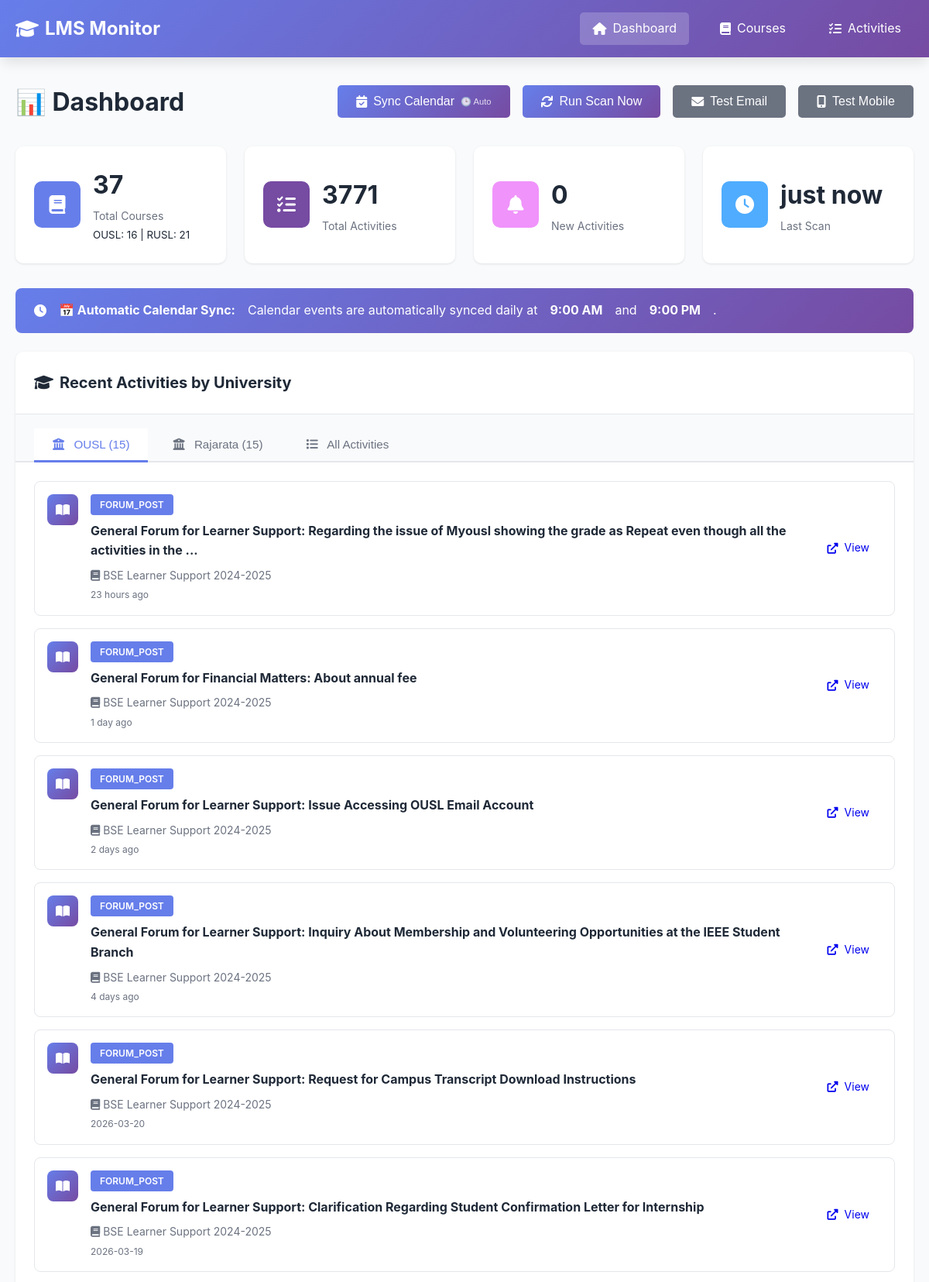
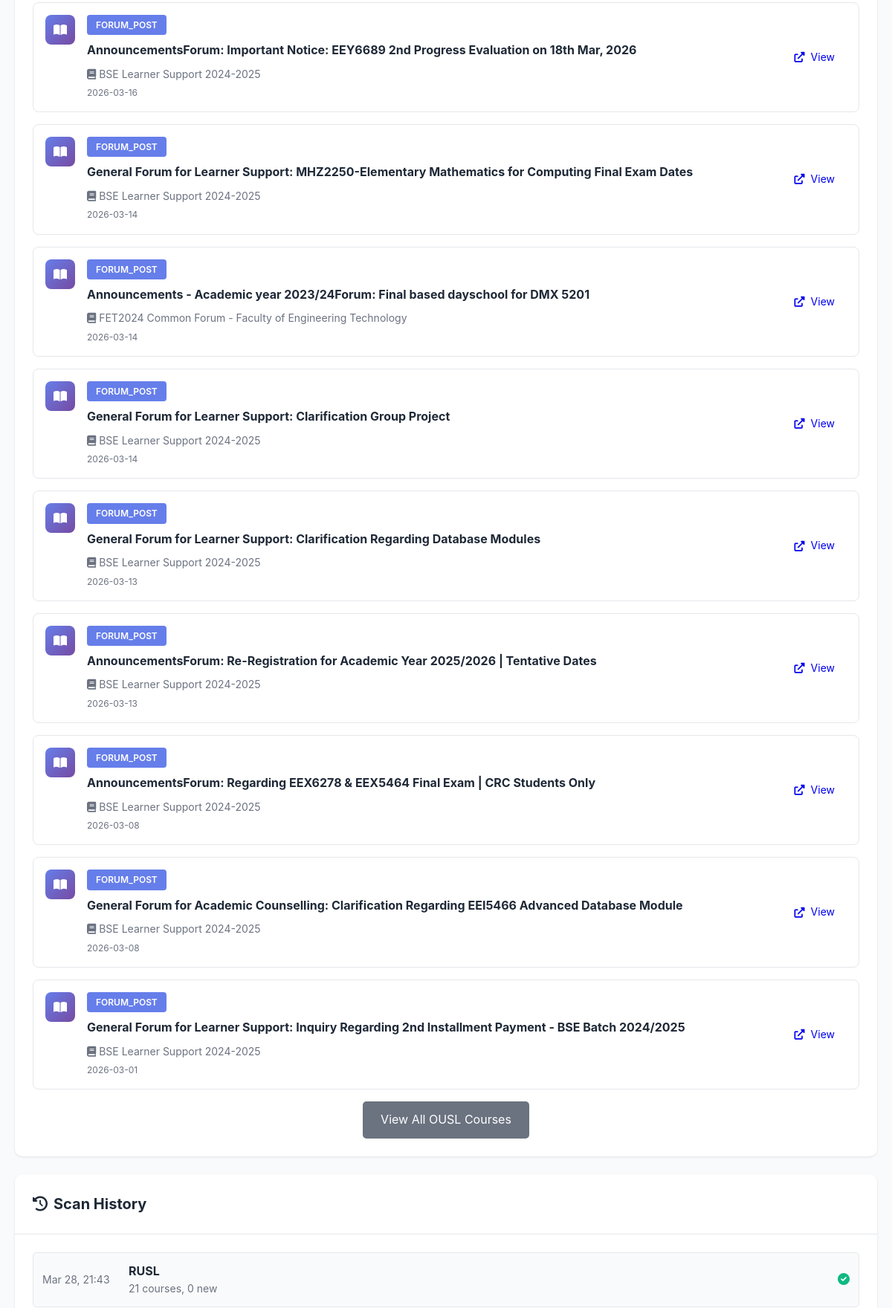
The page / (upper part) on the database its author committed (2 pictures, top to bottom).
### tables this page shows
CREATE TABLE scan_history (
                id INTEGER PRIMARY KEY AUTOINCREMENT,
                lms_name TEXT NOT NULL,
                scan_time TIMESTAMP DEFAULT CURRENT_TIMESTAMP,
                courses_found INTEGER,
                activities_found INTEGER,
                new_activities INTEGER,
                status TEXT,
                error_message TEXT
            );

CREATE TABLE activities (
                id INTEGER PRIMARY KEY AUTOINCREMENT,
                activity_id TEXT UNIQUE NOT NULL,
                course_id TEXT NOT NULL,
                activity_type TEXT NOT NULL,
                title TEXT NOT NULL,
                description TEXT,
                url TEXT,
                deadline TIMESTAMP,
                first_seen TIMESTAMP DEFAULT CURRENT_TIMESTAMP,
                is_new BOOLEAN DEFAULT 1,
                metadata TEXT,
                FOREIGN KEY (course_id) REFERENCES courses(course_id)
            );

CREATE TABLE courses (
                id INTEGER PRIMARY KEY AUTOINCREMENT,
                course_id TEXT UNIQUE NOT NULL,
                lms_name TEXT NOT NULL,
                course_name TEXT NOT NULL,
                course_url TEXT,
                first_seen TIMESTAMP DEFAULT CURRENT_TIMESTAMP,
                last_checked TIMESTAMP DEFAULT CURRENT_TIMESTAMP
            );

### app.py (the view, shortened to what this page needs)
@app.route('/')
def index():
    stats = db.get_stats()
    recent_activities = db.get_recent_activities(limit=20)
    scan_history = db.get_scan_history(limit=10)
    ousl_activities = db.get_activities_by_lms('OUSL', limit=15)
    rusl_activities = db.get_activities_by_lms('RUSL', limit=15)
    upcoming_deadlines = db.get_all_upcoming_deadlines(days_ahead=365)
    import re
    is_render = os.getenv('RENDER') is not None or os.getenv('RAILWAY_ENVIRONMENT') is not None
    return render_template('index.html',
                          stats=stats,
                          recent_activities=recent_activities,
                          ousl_activities=ousl_activities,
                          rusl_activities=rusl_activities,
                          upcoming_deadlines=upcoming_deadlines,
                          scan_history=scan_history,
                          is_render=is_render)

### app.py (called while the page is built)
@app.template_filter('datetime')
def format_datetime(value, format='%Y-%m-%d %H:%M:%S'):
    if value is None:
        return ''
    if isinstance(value, str):
        try:
            value = datetime.fromisoformat(value.replace('Z', '+00:00'))
        except:
            return value
    if value.tzinfo is None:
        from datetime import timezone
        value = value.replace(tzinfo=timezone.utc)
    from datetime import timezone, timedelta
    colombo_tz = timezone(timedelta(hours=5, minutes=30))
    local_time = value.astimezone(colombo_tz)
    return local_time.strftime(format)

### database.py (called while the page is built)
    def get_connection(self):
        return sqlite3.connect(self.db_path)

    def get_recent_activities(self, limit: int = 50) -> List[Dict[str, Any]]:
        conn = self.get_connection()
        cursor = conn.cursor()
        cursor.execute("""
            SELECT
                a.activity_id,
                a.activity_type,
                a.title,
                a.description,
                a.url,
                a.deadline,
                a.first_seen,
                a.is_new,
                c.course_name,
                c.lms_name
            FROM activities a
            JOIN courses c ON a.course_id = c.course_id
            ORDER BY a.first_seen DESC
            LIMIT ?
        """, (limit,))
        columns = [desc[0] for desc in cursor.description]
        activities = [dict(zip(columns, row)) for row in cursor.fetchall()]
        conn.close()
        return activities

    def get_activities_by_lms(self, lms_name: str, limit: int = 20) -> List[Dict[str, Any]]:
        conn = self.get_connection()
        cursor = conn.cursor()
        cursor.execute("""
            SELECT
                a.activity_id,
                a.activity_type,
                a.title,
                a.description,
                a.url,
                a.deadline,
                a.first_seen,
                a.is_new,
                c.course_name,
                c.lms_name
            FROM activities a
            JOIN courses c ON a.course_id = c.course_id
            WHERE c.lms_name = ?
            ORDER BY a.first_seen DESC
            LIMIT ?
        """, (lms_name, limit))
        columns = [desc[0] for desc in cursor.description]
        activities = [dict(zip(columns, row)) for row in cursor.fetchall()]
        conn.close()
        return activities

### templates/index.html (shortened to what this page needs)
{% extends "base.html" %}  {% block content %}
<div class="dashboard">
  <div class="page-header">
    <h1>📊 Dashboard</h1>
    <div class="actions">
      <button
        onclick="syncCalendar()"
        class="btn btn-primary"
        title="Auto-syncs daily at 9 AM & 9 PM"
      >
        <i class="fas fa-calendar-check"></i> Sync Calendar
        <span style="font-size: 0.7em; opacity: 0.8">🕒 Auto</span>
      </button>
      {% if is_render %}
      <button class="btn btn-secondary" disabled title="Scanning is automated via GitHub Actions (runs twice daily)">
        <i class="fas fa-sync"></i> Auto Scan (GitHub Actions)
      </button>
      {% else %}
      <button onclick="triggerScan()" class="btn btn-primary">
        <i class="fas fa-sync"></i> Run Scan Now
      </button>
      {% endif %}
      <button onclick="testEmail()" class="btn btn-secondary">
        <i class="fas fa-envelope"></i> Test Email
      </button>
      <button onclick="testNtfy()" class="btn btn-secondary">
        <i class="fas fa-mobile-alt"></i> Test Mobile
      </button>
    </div>
  </div>
  <div class="stats-grid">
    <div class="stat-card">
      <div class="stat-icon" style="background: #667eea">
        <i class="fas fa-book"></i>
      </div>
      <div class="stat-content">
        <h3>{{ stats.total_courses }}</h3>
        <p>Total Courses</p>
        <small
          >OUSL: {{ stats.ousl_courses }} | RUSL: {{ stats.rusl_courses
          }}</small
        >
      </div>
    </div>
    <div class="stat-card">
      <div class="stat-icon" style="background: #764ba2">
        <i class="fas fa-tasks"></i>
      </div>
      <div class="stat-content">
        <h3>{{ stats.total_activities }}</h3>
        <p>Total Activities</p>
      </div>
    </div>
    <div class="stat-card">
      <div class="stat-icon" style="background: #f093fb">
        <i class="fas fa-bell"></i>
      </div>
      <div class="stat-content">
        <h3 id="new-activities-count">{{ stats.new_activities }}</h3>
        <p>New Activities</p>
      </div>
    </div>
    <div class="stat-card">
      <div class="stat-icon" style="background: #4facfe">
        <i class="fas fa-clock"></i>
      </div>
      <div class="stat-content">
        <h3>
          {{ stats.last_scan_time|timeago if stats.last_scan_time else 'Never'
          }}
        </h3>
        <p>Last Scan</p>
      </div>
    </div>
  </div>
  <div
    class="alert alert-success"
    style="
      background: linear-gradient(135deg, #667eea 0%, #764ba2 100%);
      color: white;
      border: none;
    "
  >
    <i class="fas fa-clock"></i>
    <strong>📅 Automatic Calendar Sync:</strong> Calendar events are
    automatically synced daily at <strong>9:00 AM</strong> and
    <strong>9:00 PM</strong>.
  </div>
  <div class="card">
    <div class="card-header">
      <h2>
        <i class="fas fa-graduation-cap"></i> Recent Activities by University
      </h2>
    </div>
    <div class="tabs">
      <button class="tab-button active" onclick="openTab(event, 'ousl')">
        <i class="fas fa-university"></i> OUSL ({{ ousl_activities|length }})
      </button>
      <button class="tab-button" onclick="openTab(event, 'rusl')">
        <i class="fas fa-university"></i> Rajarata ({{ rusl_activities|length
        }})
      </button>
      <button class="tab-button" onclick="openTab(event, 'all')">
        <i class="fas fa-list"></i> All Activities
      </button>
    </div>
    <div id="ousl" class="tab-content active">
      <div class="card-body">
        {% if ousl_activities %}
        <div class="activity-list">
          {% for activity in ousl_activities %}
          <div class="activity-item {% if activity.is_new %}new{% endif %}">
            <div class="activity-icon">
              {% if activity.activity_type == 'assign' %}
              <i class="fas fa-file-alt"></i>
              {% elif activity.activity_type == 'quiz' %}
              <i class="fas fa-question-circle"></i>
              {% elif activity.activity_type == 'resource' %}
              <i class="fas fa-file"></i>
              {% elif activity.activity_type == 'forum' %}
              <i class="fas fa-comments"></i>
              {% else %}
              <i class="fas fa-book-open"></i>
              {% endif %}
            </div>
            <div class="activity-content">
              <div class="activity-header">
                <span class="activity-type">{{ activity.activity_type }}</span>
              </div>
              <h4>{{ activity.title }}</h4>
              <p class="activity-course">
                <i class="fas fa-book"></i> {{ activity.course_name }}
              </p>
              <p class="activity-time">{{ activity.first_seen|timeago }}</p>
            </div>
            {% if activity.url %}
            <a href="{{ activity.url }}" target="_blank" class="btn btn-small">
              <i class="fas fa-external-link-alt"></i> View
            </a>
            {% endif %}
          </div>
          {% endfor %}
        </div>
        <div style="text-align: center; margin-top: 1rem">
          <a href="/courses?lms=OUSL" class="btn btn-secondary"
            >View All OUSL Courses</a
          >
        </div>
        {% else %}
        <p class="empty-state">
          No OUSL activities found yet. Run a scan to get started!
        </p>
        {% endif %}
      </div>
    </div>
  </div>
  <div class="card">
    <div class="card-header">
      <h2><i class="fas fa-history"></i> Scan History</h2>
    </div>
    <div class="card-body">
      {% if scan_history %}
      <div class="scan-history">
        {% for scan in scan_history %}
        <div class="scan-item">
          <div class="scan-time">
            {{ scan.scan_time|datetime('%b %d, %H:%M') }}
          </div>
          <div class="scan-info">
            <strong>{{ scan.lms_name }}</strong>
            <span class="scan-stats">
              {{ scan.courses_found }} courses, {{ scan.new_activities }} new
            </span>
          </div>
          <div class="scan-status">
            {% if scan.status == 'success' %}
            <span class="status-success"
              ><i class="fas fa-check-circle"></i
            ></span>
            {% else %}
            <span class="status-error"
              ><i class="fas fa-times-circle"></i
            ></span>
            {% endif %}
          </div>
        </div>
        {% endfor %}
      </div>
      {% else %}
      <p class="empty-state">No scan history yet.</p>
      {% endif %}
    </div>
  </div>
</div>
{% endblock %}

### rows shown on the page
scan_history: last_scan_time "just now", scan_time "Mar 28, 21:43", lms_name "RUSL", courses_found "21", new_activities "0", status "success" (drawn)
activities: activity_type "FORUM_POST", title "General Forum for Learner Support: Regarding the issue of Myousl showing the grade as Repeat even though all the activities in the ...", course_name "BSE Learner Support 2024-2025", first_seen "23 hours ago"
activities: activity_type "FORUM_POST", title "General Forum for Financial Matters: About annual fee", course_name "BSE Learner Support 2024-2025", first_seen "1 day ago"
activities: activity_type "FORUM_POST", title "General Forum for Learner Support: Issue Accessing OUSL Email Account", course_name "BSE Learner Support 2024-2025", first_seen "2 days ago"
activities: activity_type "FORUM_POST", title "General Forum for Learner Support: Inquiry About Membership and Volunteering Opportunities at the IEEE Student Branch", course_name "BSE Learner Support 2024-2025", first_seen "4 days ago"
activities: activity_type "FORUM_POST", title "General Forum for Learner Support: Request for Campus Transcript Download Instructions", course_name "BSE Learner Support 2024-2025", first_seen "2026-03-20"
activities: activity_type "FORUM_POST", title "General Forum for Learner Support: Clarification Regarding Student Confirmation Letter for Internship", course_name "BSE Learner Support 2024-2025", first_seen "2026-03-19"
activities: activity_type "FORUM_POST", title "AnnouncementsForum: Important Notice: EEY6689 2nd Progress Evaluation on 18th Mar, 2026", course_name "BSE Learner Support 2024-2025", first_seen "2026-03-16"
activities: activity_type "FORUM_POST", title "General Forum for Learner Support: MHZ2250-Elementary Mathematics for Computing Final Exam Dates", course_name "BSE Learner Support 2024-2025", first_seen "2026-03-14"
activities: activity_type "FORUM_POST", title "Announcements - Academic year 2023/24Forum: Final based dayschool for DMX 5201", course_name "FET2024 Common Forum - Faculty of Engineering Technology", first_seen "2026-03-14"
activities: activity_type "FORUM_POST", title "General Forum for Learner Support: Clarification Group Project", course_name "BSE Learner Support 2024-2025", first_seen "2026-03-14"
activities: activity_type "FORUM_POST", title "General Forum for Learner Support: Clarification Regarding Database Modules", course_name "BSE Learner Support 2024-2025", first_seen "2026-03-13"
activities: activity_type "FORUM_POST", title "AnnouncementsForum: Re-Registration for Academic Year 2025/2026 | Tentative Dates", course_name "BSE Learner Support 2024-2025", first_seen "2026-03-13"
activities: activity_type "FORUM_POST", title "AnnouncementsForum: Regarding EEX6278 & EEX5464 Final Exam | CRC Students Only", course_name "BSE Learner Support 2024-2025", first_seen "2026-03-08"
activities: activity_type "FORUM_POST", title "General Forum for Academic Counselling: Clarification Regarding EEI5466 Advanced Database Module", course_name "BSE Learner Support 2024-2025", first_seen "2026-03-08"
activities: activity_type "FORUM_POST", title "General Forum for Learner Support: Inquiry Regarding 2nd Installment Payment - BSE Batch 2024/2025", course_name "BSE Learner Support 2024-2025", first_seen "2026-03-01"

### other values the page prints
{{ stats.total_courses }} "37"
{{ stats.ousl_courses }} "16"
{{ stats.rusl_courses }} "21"
{{ stats.total_activities }} "3771"
{{ stats.new_activities }} "0"
{{ ousl_activities|length }} "15"
{{ rusl_activities|length }} "15"
